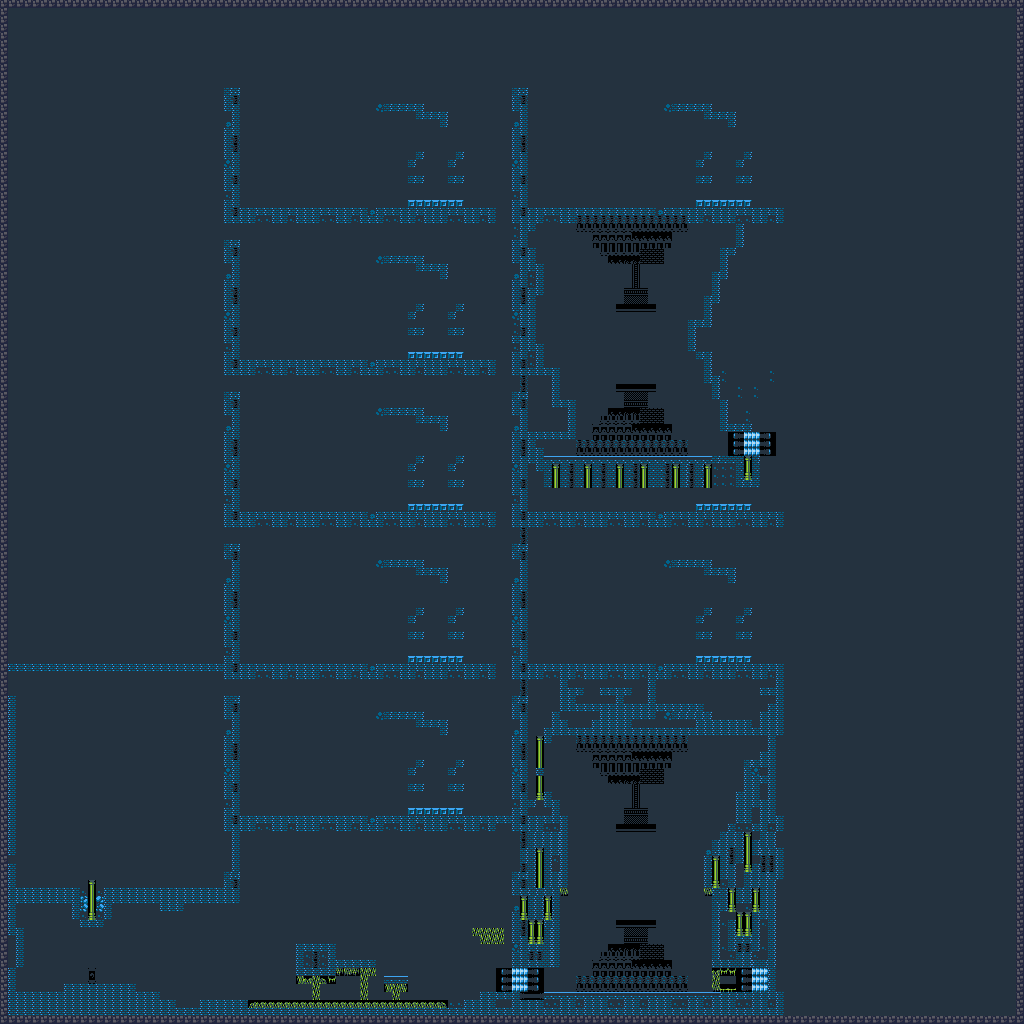

This is a level from a 2D game, rendered from its Tiled map with the project's own tilesets. A one-line summary and the map file follow, with tile-layer data summarised:
An orthogonal 128x128 tile map with 8x8 px tiles, 1 tile layer (Tile Layer 1), 4 tilesets and 1 object (Player).

<map version="1.2" tiledversion="1.2.1" orientation="orthogonal" renderorder="right-down" width="128" height="128" tilewidth="8" tileheight="8" infinite="0" nextlayerid="3" nextobjectid="2">
 <tileset firstgid="1" source="galletcity_tiles.tsx" />
 <tileset firstgid="169" source="cavesofgallet_tiles.tsx" />
 <tileset firstgid="265" source="bw_tiles.tsx" />
 <tileset firstgid="329" source="metroid_tiles.tsx" />
 <layer id="1" name="Tile Layer 1" width="128" height="128">
  <data>[16384 cells, 16384 non-empty, 49 distinct tile ids]</data>
 </layer>
 <objectgroup id="2" name="Object Layer 1">
  <object id="1" name="Player" x="631.979" y="904.007" width="8" height="8" />
 </objectgroup>
</map>
